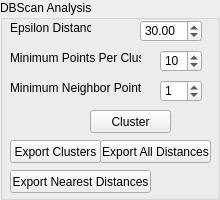
<?xml version="1.0" encoding="UTF-8"?>
<ui version="4.0">
 <class>GroupBox</class>
 <widget class="QGroupBox" name="GroupBox">
  <property name="geometry">
   <rect>
    <x>0</x>
    <y>0</y>
    <width>220</width>
    <height>200</height>
   </rect>
  </property>
  <property name="minimumSize">
   <size>
    <width>220</width>
    <height>200</height>
   </size>
  </property>
  <property name="windowTitle">
   <string>GroupBox</string>
  </property>
  <property name="title">
   <string>DBScan Analysis</string>
  </property>
  <widget class="QLabel" name="label">
   <property name="geometry">
    <rect>
     <x>10</x>
     <y>20</y>
     <width>81</width>
     <height>16</height>
    </rect>
   </property>
   <property name="text">
    <string>Epsilon Distance</string>
   </property>
  </widget>
  <widget class="QSpinBox" name="minNeighborsSpin">
   <property name="geometry">
    <rect>
     <x>160</x>
     <y>80</y>
     <width>42</width>
     <height>22</height>
    </rect>
   </property>
   <property name="value">
    <number>1</number>
   </property>
  </widget>
  <widget class="QDoubleSpinBox" name="epsilonSpin">
   <property name="geometry">
    <rect>
     <x>140</x>
     <y>20</y>
     <width>62</width>
     <height>22</height>
    </rect>
   </property>
   <property name="value">
    <double>30.000000000000000</double>
   </property>
  </widget>
  <widget class="QLabel" name="label_3">
   <property name="geometry">
    <rect>
     <x>10</x>
     <y>80</y>
     <width>131</width>
     <height>16</height>
    </rect>
   </property>
   <property name="text">
    <string>Minimum Neighbor Points</string>
   </property>
  </widget>
  <widget class="QPushButton" name="clusterButton">
   <property name="geometry">
    <rect>
     <x>90</x>
     <y>110</y>
     <width>81</width>
     <height>23</height>
    </rect>
   </property>
   <property name="text">
    <string>Cluster</string>
   </property>
  </widget>
  <widget class="QPushButton" name="exportNearestButton">
   <property name="geometry">
    <rect>
     <x>10</x>
     <y>170</y>
     <width>141</width>
     <height>23</height>
    </rect>
   </property>
   <property name="text">
    <string>Export Nearest Distances</string>
   </property>
  </widget>
  <widget class="QPushButton" name="exportAllDistancesButton">
   <property name="geometry">
    <rect>
     <x>100</x>
     <y>140</y>
     <width>111</width>
     <height>23</height>
    </rect>
   </property>
   <property name="text">
    <string>Export All Distances</string>
   </property>
  </widget>
  <widget class="QLabel" name="label_2">
   <property name="geometry">
    <rect>
     <x>10</x>
     <y>50</y>
     <width>131</width>
     <height>16</height>
    </rect>
   </property>
   <property name="text">
    <string>Minimum Points Per Cluster</string>
   </property>
  </widget>
  <widget class="QSpinBox" name="minPointsSpin">
   <property name="geometry">
    <rect>
     <x>160</x>
     <y>50</y>
     <width>42</width>
     <height>22</height>
    </rect>
   </property>
   <property name="value">
    <number>10</number>
   </property>
  </widget>
  <widget class="QPushButton" name="exportClustersButton">
   <property name="geometry">
    <rect>
     <x>10</x>
     <y>140</y>
     <width>91</width>
     <height>23</height>
    </rect>
   </property>
   <property name="minimumSize">
    <size>
     <width>0</width>
     <height>0</height>
    </size>
   </property>
   <property name="text">
    <string>Export Clusters</string>
   </property>
  </widget>
 </widget>
 <resources/>
 <connections/>
</ui>
